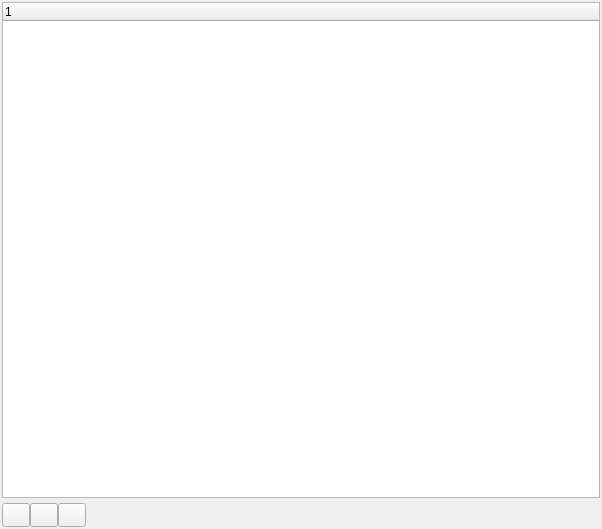
<?xml version="1.0" encoding="UTF-8"?>
<ui version="4.0">
 <class>Form</class>
 <widget class="QWidget" name="Form">
  <property name="geometry">
   <rect>
    <x>0</x>
    <y>0</y>
    <width>602</width>
    <height>529</height>
   </rect>
  </property>
  <property name="windowTitle">
   <string>Form</string>
  </property>
  <layout class="QGridLayout" name="gridLayout">
   <property name="leftMargin">
    <number>0</number>
   </property>
   <property name="topMargin">
    <number>0</number>
   </property>
   <property name="rightMargin">
    <number>0</number>
   </property>
   <property name="bottomMargin">
    <number>0</number>
   </property>
   <property name="spacing">
    <number>0</number>
   </property>
   <item row="0" column="0">
    <layout class="QVBoxLayout" name="verticalLayout">
     <property name="leftMargin">
      <number>2</number>
     </property>
     <property name="topMargin">
      <number>2</number>
     </property>
     <property name="rightMargin">
      <number>2</number>
     </property>
     <property name="bottomMargin">
      <number>2</number>
     </property>
     <item>
      <widget class="QTreeWidget" name="_treeTasks">
       <column>
        <property name="text">
         <string notr="true">1</string>
        </property>
       </column>
      </widget>
     </item>
     <item>
      <layout class="QHBoxLayout" name="horizontalLayout">
       <property name="leftMargin">
        <number>0</number>
       </property>
       <property name="topMargin">
        <number>5</number>
       </property>
       <property name="rightMargin">
        <number>0</number>
       </property>
       <property name="bottomMargin">
        <number>0</number>
       </property>
       <item>
        <widget class="QPushButton" name="_btStart">
         <property name="sizePolicy">
          <sizepolicy hsizetype="Fixed" vsizetype="Fixed">
           <horstretch>0</horstretch>
           <verstretch>0</verstretch>
          </sizepolicy>
         </property>
         <property name="minimumSize">
          <size>
           <width>28</width>
           <height>24</height>
          </size>
         </property>
         <property name="maximumSize">
          <size>
           <width>28</width>
           <height>24</height>
          </size>
         </property>
         <property name="text">
          <string/>
         </property>
         <property name="icon">
          <iconset resource="AndroidBoy.qrc">
           <normaloff>:/icon/icons/bt_start.svg</normaloff>:/icon/icons/bt_start.svg</iconset>
         </property>
        </widget>
       </item>
       <item>
        <widget class="QPushButton" name="_btStop">
         <property name="sizePolicy">
          <sizepolicy hsizetype="Fixed" vsizetype="Fixed">
           <horstretch>0</horstretch>
           <verstretch>0</verstretch>
          </sizepolicy>
         </property>
         <property name="minimumSize">
          <size>
           <width>28</width>
           <height>24</height>
          </size>
         </property>
         <property name="maximumSize">
          <size>
           <width>28</width>
           <height>24</height>
          </size>
         </property>
         <property name="toolTip">
          <string>Stop</string>
         </property>
         <property name="text">
          <string/>
         </property>
         <property name="icon">
          <iconset resource="AndroidBoy.qrc">
           <normaloff>:/icon/icons/bt_stop.svg</normaloff>:/icon/icons/bt_stop.svg</iconset>
         </property>
         <property name="iconSize">
          <size>
           <width>16</width>
           <height>16</height>
          </size>
         </property>
        </widget>
       </item>
       <item>
        <widget class="QPushButton" name="_btClear">
         <property name="sizePolicy">
          <sizepolicy hsizetype="Fixed" vsizetype="Fixed">
           <horstretch>0</horstretch>
           <verstretch>0</verstretch>
          </sizepolicy>
         </property>
         <property name="minimumSize">
          <size>
           <width>28</width>
           <height>24</height>
          </size>
         </property>
         <property name="maximumSize">
          <size>
           <width>28</width>
           <height>24</height>
          </size>
         </property>
         <property name="text">
          <string/>
         </property>
         <property name="icon">
          <iconset resource="AndroidBoy.qrc">
           <normaloff>:/icon/icons/bt_clear.svg</normaloff>:/icon/icons/bt_clear.svg</iconset>
         </property>
        </widget>
       </item>
       <item>
        <spacer name="horizontalSpacer">
         <property name="orientation">
          <enum>Qt::Horizontal</enum>
         </property>
         <property name="sizeHint" stdset="0">
          <size>
           <width>40</width>
           <height>20</height>
          </size>
         </property>
        </spacer>
       </item>
      </layout>
     </item>
    </layout>
   </item>
  </layout>
 </widget>
 <resources>
  <include location="AndroidBoy.qrc"/>
 </resources>
 <connections/>
</ui>
